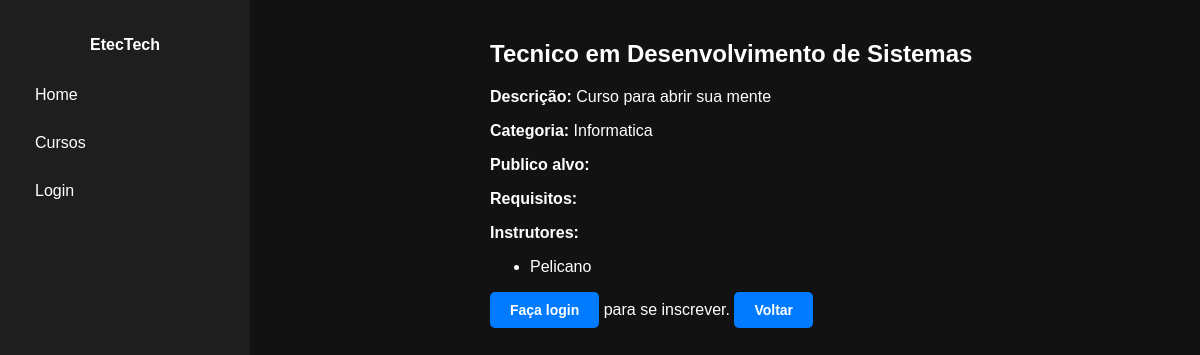
The app's page /curso/1/ with its own data.
### cursos/models.py (models this page shows, shortened)
class Curso(models.Model):
    titulo = models.CharField(max_length=200)
    descricao = models.TextField()
    data_criacao = models.DateField(auto_now_add=True)
    categoria = models.ForeignKey(Categoria, on_delete=models.SET_NULL, null=True, related_name='cursos')
    instrutores = models.ManyToManyField(Instrutor, related_name='cursos')
    publico_alvo = models.TextField(blank=True)
    requisitos = models.TextField(blank=True)

class Categoria(models.Model):
    nome = models.CharField(max_length=100)

class Instrutor(models.Model):
    nome = models.CharField(max_length=100)
    bio = models.TextField()
    linkedin = models.URLField(blank=True, null=True)
    foto = models.ImageField(upload_to='fotos/', blank=True, null=True)

### cursos/views.py (the view)
# urls.py: path('curso/<int:pk>/', CursoDetailView.as_view(), name='curso_detail'),
class CursoDetailView(DetailView):
    model = Curso
    template_name = 'curso_detail.html'
    context_object_name = 'curso'

### cursos/templates/curso_detail.html (shortened to what this page needs)
{% extends 'base.html' %}
{% block content %}
<h2>{{ curso.titulo }}</h2>
<p><strong>Descrição:</strong> {{ curso.descricao }}</p>
<p><strong>Categoria:</strong> {{ curso.categoria.nome }}</p>
<p><strong>Publico alvo:</strong> {{ curso.publico_alvo }}</p>
<p><strong>Requisitos:</strong> {{ curso.requisitos }}</p>
<p><strong>Instrutores:</strong></p>
<ul>
  {% for instrutor in curso.instrutores.all %}
    <li>{{ instrutor.nome|title }}</li>
  {% empty %}
    <li>Sem instrutores cadastrados.</li>
  {% endfor %}
</ul>
{% if user.is_authenticated %}
  <form method="post" action="{% url 'inscrever_curso' curso.pk %}">
    {% csrf_token %}
    <button type="submit" class="btn-azul">Inscrever-se</button>
  </form>
{% else %}
  <p><a href="{% url 'login' %}" class="btn-azul" >Faça login</a> para se inscrever.
  <a href="{% url 'index' %}" class= "btn-azul">Voltar</a></p>
{% endif %}
{% endblock %}

### cursos/static/css/style.css (style rules this page uses)
body { margin: 0; padding: 0; font-family: Arial, sans-serif; background-color: #121212; color: #fff; }
.btn-azul { background-color: #007bff; color: white; padding: 10px 20px; border: none; border-radius: 5px; text-decoration: none; display: inline-block; font-size: 14px; font-weight: bold; transition: background-color 0.3s ease; }

### records on screen
Curso: titulo "Tecnico em Desenvolvimento de Sistemas", descricao "Curso para abrir sua mente", categoria.nome "Informatica"
Instrutor: nome "Pelicano"
